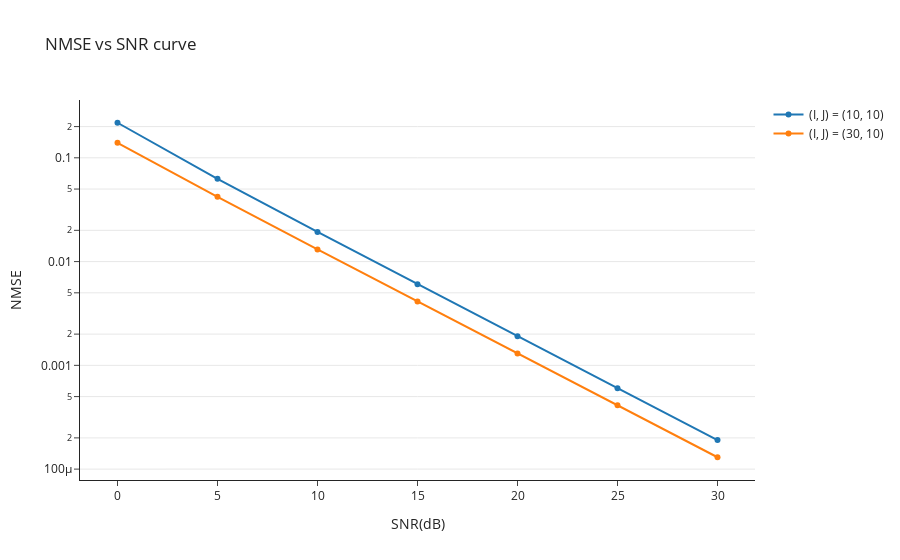

Notebook source saved alongside this figure:
### Code cell
import plotly.graph_objects as go

fig = go.Figure(
    layout=go.Layout(
        title="NMSE vs SNR curve",
        template="simple_white"))

fig.add_trace(go.Scatter(x=SNRdb_range, y=NMSE_1010, mode='lines+markers', name='(I, J) = (10, 10)'))
fig.add_trace(go.Scatter(x=SNRdb_range, y=NMSE_3010, mode='lines+markers', name='(I, J) = (30, 10)'))

fig.update_yaxes(title='NMSE',showgrid=True,type="log")
fig.update_xaxes(title='SNR(dB)')

fig.show()

### Figure 1 — Plotly figure (JSON) as saved in the notebook; plotly's stock layout.template omitted (floating-point values rounded to 4 significant figures)
{"data": [{"mode": "lines+markers", "name": "(I, J) = (10, 10)", "type": "scatter", "x": [0, 5, 10, 15, 20, 25, 30], "y": [0.2177, 0.06271, 0.01929, 0.006043, 0.001907, 0.0006029, 0.0001907]}, {"mode": "lines+markers", "name": "(I, J) = (30, 10)", "type": "scatter", "x": [0, 5, 10, 15, 20, 25, 30], "y": [0.1396, 0.04208, 0.01309, 0.004126, 0.001299, 0.0004127, 0.0001301]}], "layout": {"title": {"text": "NMSE vs SNR curve"}, "xaxis": {"title": {"text": "SNR(dB)"}}, "yaxis": {"showgrid": true, "title": {"text": "NMSE"}, "type": "log"}}}
